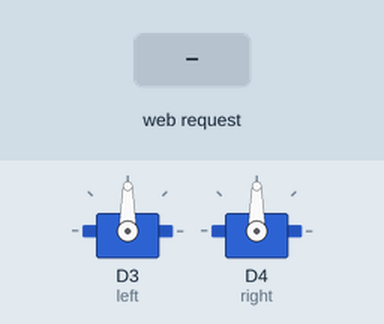
Recording of a sketch running on a simulated ESP8266 (NodeMCU). Shown: 2 × servo. Inputs (shaded band) come from the test bench. WiFi joins after 1.5 s; servers stay silent unless stated; what the sketch prints to the serial monitor is not drawn.

Above: at 2.7 s.
2.8 s: HTTP request GET /ON_light received
At 3.05 s:
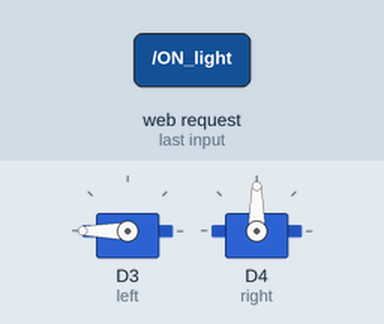
At 3.55 s:
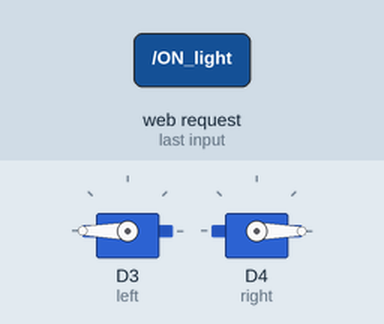
5.8 s: HTTP request GET /OFF_light received
At 6.05 s:
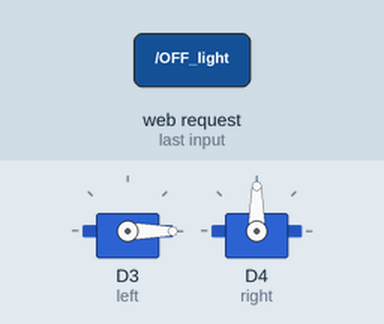
Timing chart, 0 to 8.8 s (numbered marks = the images above; inputs shaded):
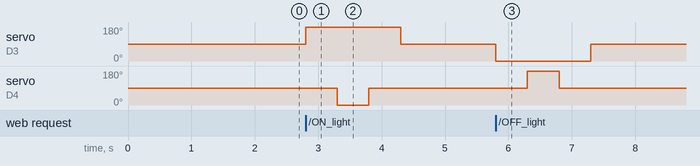

Measured:
- after the input at 2.8 s, servo on D3 (left): 90° → 180° at once, → 90° 1.5 s later; servo on D4 (right): 90° → 0° after 0.50 s, → 90° 0.50 s later
- after the input at 5.8 s, servo on D3 (left): 90° → 0° at once, → 90° 1.5 s later; servo on D4 (right): 90° → 180° after 0.50 s, → 90° 0.50 s later

The sketch:

webserver___.ino
```cpp
/**********************************************************************
项目名称/Project          : 零基础入门学用物联网
程序名称/Program name     : 3_2_2_Turning_on_and_off_an_LED
团队/Team                : 太极创客团队 / Taichi-Maker (www.taichi-maker.com)
作者/Author              : CYNO朔
日期/Date（YYYYMMDD）     : 20191108
程序目的/Purpose          : 使用NodeMCU建立基本服务器。用户可通过浏览器使用8266的IP地址
                           访问8266所建立的基本网页并通过该页面点亮/熄灭NodeMCU的内置LED
-----------------------------------------------------------------------
修订历史/Revision History
日期/Date    作者/Author      参考号/Ref    修订说明/Revision Description

***********************************************************************/
#include <ESP8266WiFi.h>        // 本程序使用 ESP8266WiFi库
#include <ESP8266WiFiMulti.h>   //  ESP8266WiFiMulti库
#include <ESP8266WebServer.h>   //  ESP8266WebServer库
#include "webhtml.h"
#include <Servo.h>

#define ANGLE_ON  0    //开灯时的舵机角度
#define ANGLE_OFF 180   //关灯时的舵机角度
#define ANGLE_NONE 90  //置空时的舵机角度

#define buttonPin D3            // 按键D2引脚
#define buttonPin D4            // 按键D2引脚

IPAddress local_IP(192, 168, 31, 123);//想要设定的静态ip
IPAddress gateway(192, 168, 31, 1);//当前网关
IPAddress subnet(255, 255, 255, 0);//当前子网掩码

ESP8266WiFiMulti wifiMulti;     // 建立ESP8266WiFiMulti对象,对象名称是 'wifiMulti'

ESP8266WebServer esp8266_server(80);// 建立网络服务器对象，该对象用于响应HTTP请求。监听端口（80）

Servo left;
Servo right;
int angle=ANGLE_NONE;//舵机角度

void setup(void){
  Serial.begin(9600);   // 启动串口通讯
  left.attach(D3);
  right.attach(D4);
  pinMode(LED_BUILTIN, OUTPUT); //设置内置LED引脚为输出模式以便控制LED

  wifiMulti.addAP("417", "chengda417417"); // 将需要连接的一系列WiFi ID和密码输入这里
  wifiMulti.addAP("ssid_from_AP_2", "your_password_for_AP_2"); // ESP8266-NodeMCU再启动后会扫描当前网络
  wifiMulti.addAP("ssid_from_AP_3", "your_password_for_AP_3"); // 环境查找是否有这里列出的WiFi ID。如果有
  Serial.println("Connecting ...");                            // 则尝试使用此处存储的密码进行连接。

  WiFi.config(local_IP, gateway, subnet);//设置静态IP
  WiFi.mode(WIFI_STA);//设置为接收WiFi模式

  int i = 0;
  while (wifiMulti.run() != WL_CONNECTED) {  // 此处的wifiMulti.run()是重点。通过wifiMulti.run()，NodeMCU将会在当前
    delay(1000);                             // 环境中搜索addAP函数所存储的WiFi。如果搜到多个存储的WiFi那么NodeMCU
    Serial.print(i++); Serial.print(' ');    // 将会连接信号最强的那一个WiFi信号。
  }                                          // 一旦连接WiFI成功，wifiMulti.run()将会返回“WL_CONNECTED”。这也是
                                             // 此处while循环判断是否跳出循环的条件。

  // WiFi连接成功后将通过串口监视器输出连接成功信息
  Serial.println('\n');
  Serial.print("Connected to ");
  Serial.println(WiFi.SSID());              // 通过串口监视器输出连接的WiFi名称
  Serial.print("IP address:\t");
  Serial.println(WiFi.localIP());           // 通过串口监视器输出ESP8266-NodeMCU的IP

  esp8266_server.begin();                           // 启动网站服务
  esp8266_server.on("/", HTTP_GET, handleRoot);     // 设置服务器根目录即'/'的函数'handleRoot'
  esp8266_server.on("/ON_light", HTTP_GET, ON_light);  // 设置处理LED控制请求的函数'handleLED'
  esp8266_server.on("/OFF_light", HTTP_GET, OFF_light);  // 设置处理LED控制请求的函数'handleLED'
  esp8266_server.onNotFound(handleNotFound);        // 设置处理404情况的函数'handleNotFound'

  Serial.println("HTTP esp8266_server started");//  告知用户ESP8266网络服务功能已经启动
}

void loop(void){
  esp8266_server.handleClient();                     // 检查http服务器访问
}

/*设置服务器根目录即'/'的函数'handleRoot'
  该函数的作用是每当有客户端访问NodeMCU服务器根目录时，
  NodeMCU都会向访问设备发送 HTTP 状态 200 (Ok) 这是send函数的第一个参数。
  同时NodeMCU还会向浏览器发送HTML代码，以下示例中send函数中第三个参数，
  也就是双引号中的内容就是NodeMCU发送的HTML代码。该代码可在网页中产生LED控制按钮。
  当用户按下按钮时，浏览器将会向NodeMCU的/LED页面发送HTTP请求，请求方式为POST。
  NodeMCU接收到此请求后将会执行handleLED函数内容*/
void handleRoot() {
  esp8266_server.send(200, "text/html", String(HTML));
}

//开灯
void ON_light() {

  angle = ANGLE_OFF;
  left.write(angle);// 0~180°
  delay(500);
  angle = ANGLE_ON;
  right.write(angle);// 0~180°
  delay(500);
  right.write(ANGLE_NONE);//将舵机重新置空，以免一直受力损坏
  delay(500);
  left.write(ANGLE_NONE);//将舵机重新置空，以免一直受力损坏
  delay(500);
  digitalWrite(LED_BUILTIN,HIGH);// 改变LED的点亮或者熄灭状态
  Serial.println("开灯");

  esp8266_server.sendHeader("Location","/");          // 跳转回页面根目录
  esp8266_server.send(303);                           // 发送Http相应代码303 跳转
}

//关灯
void OFF_light() {

  angle = ANGLE_ON;
  left.write(angle);// 0~180°
  delay(500);
  angle = ANGLE_OFF;
  right.write(angle);// 0~180°
  delay(500);
  right.write(ANGLE_NONE);//将舵机重新置空，以免一直受力损坏
  delay(500);
  left.write(ANGLE_NONE);//将舵机重新置空，以免一直受力损坏
  delay(500);
  digitalWrite(LED_BUILTIN,LOW);// 改变LED的点亮或者熄灭状态
  Serial.println("关灯");

  esp8266_server.sendHeader("Location","/");          // 跳转回页面根目录
  esp8266_server.send(303);                           // 发送Http相应代码303 跳转
}

// 设置处理404情况的函数'handleNotFound'
void handleNotFound(){
  esp8266_server.send(404, "text/plain", "你干嘛？哎哟！"); // 发送 HTTP 状态 404 (未找到页面) 并向浏览器发送文字 "404: Not found"
}
```

webhtml.h
```cpp
const char HTML[] = R"=====(
<!--    R""表示不转义，这个写法表示显示原始字符串，会原样输出括号里的字符串   -->
<html><head>
<meta http-equiv=Content-Type content="text/html; charset=utf-8">
<title>417室内环境监控</title>
<meta name='viewport' content='width=device-width, initial-scale=1.0, user-scalable=no, minimum-scale=1.0, maximum-scale=1.0'/>
<style type="text/css">
.button {
  background-color: #4CAF50; /* Green */
  border: none;
  color: white;
  padding: 15px 32px;
  margin-left: 20px;
  margin-right: 20px;
  text-align: center;
  text-decoration: none;
  display: inline-block;
  font-size: 16px;
}
</style>
<body style="background-color: #FFCCCC ">
<center>
<div>
<br><br><br>
<h1>基于WiFi的环境监控系统</h1><BR><BR>
  <button id=ON_light class="button" onclick="ON_light()">开灯</button>
  <button id=OFF_light class="button" onclick="OFF_light()">关灯</button><BR><BR>
  <button id=ON_air class="button" onclick="ON_air()">开空调</button>
  <button id=OFF_air class="button" onclick="OFF_air()">关空调</button><BR><BR>
<!--    <form action="/ON" method="POST"><input type="submit" value="开灯"></form>-->
<!--    <form action="/OFF" method="POST"><input type="submit" value="关灯"></form>-->
</div>
 <br>
<div><h2>
  温度: <span id="temp_val">0</span>
  <span id="Tdanwei"> ℃</span><br><br>

   湿度: <span id="humi_val">0</span>
  <span id="Hdanwei"> %RH</span><br><br>

  LED 状态: <span id="state">测试中</span>
</h2>
</div>

<script>
<!--    开灯   -->
function ON_light()
{
    window.location.href="/ON_light";
}
<!--    关灯   -->
function OFF_light()
{
    window.location.href="/OFF_light";
}
<!--    开空调   -->
function ON_air()
{
    window.location.href="/ON_air";
}
<!--    关空调   -->
function OFF_air()
{
    window.location.href="/OFF_air";
}
</script>

</center>
</body>
</html>

)=====";
```
